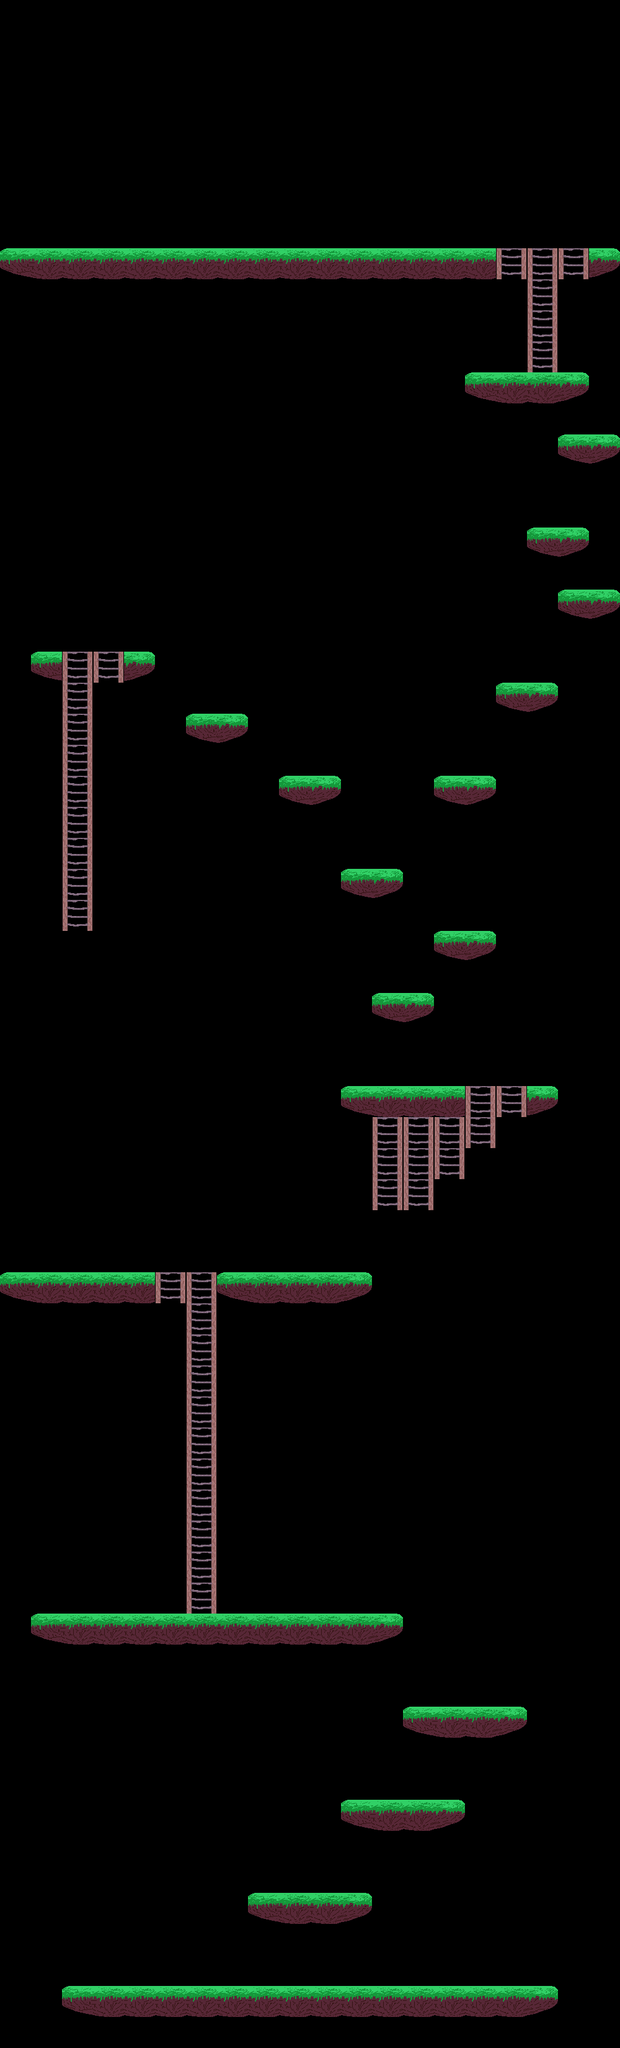

A 2D game scene composited from a Tiled map and its tileset images. What follows is a short description and the map's XML, with every tile layer's data as written:
An orthogonal 20x66 tile map with 50x50 px tiles, 2 tile layers (Ladders, Platforms), 3 tilesets.

<map version="1.0" tiledversion="1.0.3" orientation="orthogonal" renderorder="right-down" width="20" height="66" tilewidth="50" tileheight="50" nextobjectid="1">
 <tileset firstgid="1" name="LargeGrass" tilewidth="50" tileheight="50" tilecount="3" columns="3">
  <image source="LargeGrass.png" width="150" height="50" />
 </tileset>
 <tileset firstgid="4" name="LargeLadder" tilewidth="50" tileheight="50" tilecount="1" columns="1">
  <image source="LargeLadder.png" width="50" height="50" />
 </tileset>
 <tileset firstgid="5" name="LargeLadderTop" tilewidth="50" tileheight="50" tilecount="1" columns="1">
  <image source="LargeLadderTop.png" width="50" height="50" />
 </tileset>
 <layer name="Ladders" width="20" height="66">
  <data encoding="csv">
0,0,0,0,0,0,0,0,0,0,0,0,0,0,0,0,0,0,0,0,
0,0,0,0,0,0,0,0,0,0,0,0,0,0,0,0,0,0,0,0,
0,0,0,0,0,0,0,0,0,0,0,0,0,0,0,0,0,0,0,0,
0,0,0,0,0,0,0,0,0,0,0,0,0,0,0,0,0,0,0,0,
0,0,0,0,0,0,0,0,0,0,0,0,0,0,0,0,0,0,0,0,
0,0,0,0,0,0,0,0,0,0,0,0,0,0,0,0,0,0,0,0,
0,0,0,0,0,0,0,0,0,0,0,0,0,0,0,0,0,0,0,0,
0,0,0,0,0,0,0,0,0,0,0,0,0,0,0,0,0,0,0,0,
0,0,0,0,0,0,0,0,0,0,0,0,0,0,0,0,5,5,5,0,
0,0,0,0,0,0,0,0,0,0,0,0,0,0,0,0,0,4,0,0,
0,0,0,0,0,0,0,0,0,0,0,0,0,0,0,0,0,4,0,0,
0,0,0,0,0,0,0,0,0,0,0,0,0,0,0,0,0,4,0,0,
0,0,0,0,0,0,0,0,0,0,0,0,0,0,0,0,0,0,0,0,
0,0,0,0,0,0,0,0,0,0,0,0,0,0,0,0,0,0,0,0,
0,0,0,0,0,0,0,0,0,0,0,0,0,0,0,0,0,0,0,0,
0,0,0,0,0,0,0,0,0,0,0,0,0,0,0,0,0,0,0,0,
0,0,0,0,0,0,0,0,0,0,0,0,0,0,0,0,0,0,0,0,
0,0,0,0,0,0,0,0,0,0,0,0,0,0,0,0,0,0,0,0,
0,0,0,0,0,0,0,0,0,0,0,0,0,0,0,0,0,0,0,0,
0,0,0,0,0,0,0,0,0,0,0,0,0,0,0,0,0,0,0,0,
0,0,0,0,0,0,0,0,0,0,0,0,0,0,0,0,0,0,0,0,
0,0,5,5,0,0,0,0,0,0,0,0,0,0,0,0,0,0,0,0,
0,0,4,0,0,0,0,0,0,0,0,0,0,0,0,0,0,0,0,0,
0,0,4,0,0,0,0,0,0,0,0,0,0,0,0,0,0,0,0,0,
0,0,4,0,0,0,0,0,0,0,0,0,0,0,0,0,0,0,0,0,
0,0,4,0,0,0,0,0,0,0,0,0,0,0,0,0,0,0,0,0,
0,0,4,0,0,0,0,0,0,0,0,0,0,0,0,0,0,0,0,0,
0,0,4,0,0,0,0,0,0,0,0,0,0,0,0,0,0,0,0,0,
0,0,4,0,0,0,0,0,0,0,0,0,0,0,0,0,0,0,0,0,
0,0,4,0,0,0,0,0,0,0,0,0,0,0,0,0,0,0,0,0,
0,0,0,0,0,0,0,0,0,0,0,0,0,0,0,0,0,0,0,0,
0,0,0,0,0,0,0,0,0,0,0,0,0,0,0,0,0,0,0,0,
0,0,0,0,0,0,0,0,0,0,0,0,0,0,0,0,0,0,0,0,
0,0,0,0,0,0,0,0,0,0,0,0,0,0,0,0,0,0,0,0,
0,0,0,0,0,0,0,0,0,0,0,0,0,0,0,0,0,0,0,0,
0,0,0,0,0,0,0,0,0,0,0,0,0,0,0,5,5,0,0,0,
0,0,0,0,0,0,0,0,0,0,0,0,4,4,4,4,0,0,0,0,
0,0,0,0,0,0,0,0,0,0,0,0,4,4,4,0,0,0,0,0,
0,0,0,0,0,0,0,0,0,0,0,0,4,4,0,0,0,0,0,0,
0,0,0,0,0,0,0,0,0,0,0,0,0,0,0,0,0,0,0,0,
0,0,0,0,0,0,0,0,0,0,0,0,0,0,0,0,0,0,0,0,
0,0,0,0,0,5,5,0,0,0,0,0,0,0,0,0,0,0,0,0,
0,0,0,0,0,0,4,0,0,0,0,0,0,0,0,0,0,0,0,0,
0,0,0,0,0,0,4,0,0,0,0,0,0,0,0,0,0,0,0,0,
0,0,0,0,0,0,4,0,0,0,0,0,0,0,0,0,0,0,0,0,
0,0,0,0,0,0,4,0,0,0,0,0,0,0,0,0,0,0,0,0,
0,0,0,0,0,0,4,0,0,0,0,0,0,0,0,0,0,0,0,0,
0,0,0,0,0,0,4,0,0,0,0,0,0,0,0,0,0,0,0,0,
0,0,0,0,0,0,4,0,0,0,0,0,0,0,0,0,0,0,0,0,
0,0,0,0,0,0,4,0,0,0,0,0,0,0,0,0,0,0,0,0,
0,0,0,0,0,0,4,0,0,0,0,0,0,0,0,0,0,0,0,0,
0,0,0,0,0,0,4,0,0,0,0,0,0,0,0,0,0,0,0,0,
0,0,0,0,0,0,0,0,0,0,0,0,0,0,0,0,0,0,0,0,
0,0,0,0,0,0,0,0,0,0,0,0,0,0,0,0,0,0,0,0,
0,0,0,0,0,0,0,0,0,0,0,0,0,0,0,0,0,0,0,0,
0,0,0,0,0,0,0,0,0,0,0,0,0,0,0,0,0,0,0,0,
0,0,0,0,0,0,0,0,0,0,0,0,0,0,0,0,0,0,0,0,
0,0,0,0,0,0,0,0,0,0,0,0,0,0,0,0,0,0,0,0,
0,0,0,0,0,0,0,0,0,0,0,0,0,0,0,0,0,0,0,0,
0,0,0,0,0,0,0,0,0,0,0,0,0,0,0,0,0,0,0,0,
0,0,0,0,0,0,0,0,0,0,0,0,0,0,0,0,0,0,0,0,
0,0,0,0,0,0,0,0,0,0,0,0,0,0,0,0,0,0,0,0,
0,0,0,0,0,0,0,0,0,0,0,0,0,0,0,0,0,0,0,0,
0,0,0,0,0,0,0,0,0,0,0,0,0,0,0,0,0,0,0,0,
0,0,0,0,0,0,0,0,0,0,0,0,0,0,0,0,0,0,0,0,
0,0,0,0,0,0,0,0,0,0,0,0,0,0,0,0,0,0,0,0
</data>
 </layer>
 <layer name="Platforms" width="20" height="66">
  <data encoding="csv">
0,0,0,0,0,0,0,0,0,0,0,0,0,0,0,0,0,0,0,0,
0,0,0,0,0,0,0,0,0,0,0,0,0,0,0,0,0,0,0,0,
0,0,0,0,0,0,0,0,0,0,0,0,0,0,0,0,0,0,0,0,
0,0,0,0,0,0,0,0,0,0,0,0,0,0,0,0,0,0,0,0,
0,0,0,0,0,0,0,0,0,0,0,0,0,0,0,0,0,0,0,0,
0,0,0,0,0,0,0,0,0,0,0,0,0,0,0,0,0,0,0,0,
0,0,0,0,0,0,0,0,0,0,0,0,0,0,0,0,0,0,0,0,
0,0,0,0,0,0,0,0,0,0,0,0,0,0,0,0,0,0,0,0,
1,2,2,2,2,2,2,2,2,2,2,2,2,2,2,2,0,0,0,3,
0,0,0,0,0,0,0,0,0,0,0,0,0,0,0,0,0,0,0,0,
0,0,0,0,0,0,0,0,0,0,0,0,0,0,0,0,0,0,0,0,
0,0,0,0,0,0,0,0,0,0,0,0,0,0,0,0,0,0,0,0,
0,0,0,0,0,0,0,0,0,0,0,0,0,0,0,1,2,2,3,0,
0,0,0,0,0,0,0,0,0,0,0,0,0,0,0,0,0,0,0,0,
0,0,0,0,0,0,0,0,0,0,0,0,0,0,0,0,0,0,1,3,
0,0,0,0,0,0,0,0,0,0,0,0,0,0,0,0,0,0,0,0,
0,0,0,0,0,0,0,0,0,0,0,0,0,0,0,0,0,0,0,0,
0,0,0,0,0,0,0,0,0,0,0,0,0,0,0,0,0,1,3,0,
0,0,0,0,0,0,0,0,0,0,0,0,0,0,0,0,0,0,0,0,
0,0,0,0,0,0,0,0,0,0,0,0,0,0,0,0,0,0,1,3,
0,0,0,0,0,0,0,0,0,0,0,0,0,0,0,0,0,0,0,0,
0,1,0,0,3,0,0,0,0,0,0,0,0,0,0,0,0,0,0,0,
0,0,0,0,0,0,0,0,0,0,0,0,0,0,0,0,1,3,0,0,
0,0,0,0,0,0,1,3,0,0,0,0,0,0,0,0,0,0,0,0,
0,0,0,0,0,0,0,0,0,0,0,0,0,0,0,0,0,0,0,0,
0,0,0,0,0,0,0,0,0,1,3,0,0,0,1,3,0,0,0,0,
0,0,0,0,0,0,0,0,0,0,0,0,0,0,0,0,0,0,0,0,
0,0,0,0,0,0,0,0,0,0,0,0,0,0,0,0,0,0,0,0,
0,0,0,0,0,0,0,0,0,0,0,1,3,0,0,0,0,0,0,0,
0,0,0,0,0,0,0,0,0,0,0,0,0,0,0,0,0,0,0,0,
0,0,0,0,0,0,0,0,0,0,0,0,0,0,1,3,0,0,0,0,
0,0,0,0,0,0,0,0,0,0,0,0,0,0,0,0,0,0,0,0,
0,0,0,0,0,0,0,0,0,0,0,0,1,3,0,0,0,0,0,0,
0,0,0,0,0,0,0,0,0,0,0,0,0,0,0,0,0,0,0,0,
0,0,0,0,0,0,0,0,0,0,0,0,0,0,0,0,0,0,0,0,
0,0,0,0,0,0,0,0,0,0,0,1,2,2,2,0,0,3,0,0,
0,0,0,0,0,0,0,0,0,0,0,0,0,0,0,0,0,0,0,0,
0,0,0,0,0,0,0,0,0,0,0,0,0,0,0,0,0,0,0,0,
0,0,0,0,0,0,0,0,0,0,0,0,0,0,0,0,0,0,0,0,
0,0,0,0,0,0,0,0,0,0,0,0,0,0,0,0,0,0,0,0,
0,0,0,0,0,0,0,0,0,0,0,0,0,0,0,0,0,0,0,0,
1,2,2,2,2,0,0,1,2,2,2,3,0,0,0,0,0,0,0,0,
0,0,0,0,0,0,0,0,0,0,0,0,0,0,0,0,0,0,0,0,
0,0,0,0,0,0,0,0,0,0,0,0,0,0,0,0,0,0,0,0,
0,0,0,0,0,0,0,0,0,0,0,0,0,0,0,0,0,0,0,0,
0,0,0,0,0,0,0,0,0,0,0,0,0,0,0,0,0,0,0,0,
0,0,0,0,0,0,0,0,0,0,0,0,0,0,0,0,0,0,0,0,
0,0,0,0,0,0,0,0,0,0,0,0,0,0,0,0,0,0,0,0,
0,0,0,0,0,0,0,0,0,0,0,0,0,0,0,0,0,0,0,0,
0,0,0,0,0,0,0,0,0,0,0,0,0,0,0,0,0,0,0,0,
0,0,0,0,0,0,0,0,0,0,0,0,0,0,0,0,0,0,0,0,
0,0,0,0,0,0,0,0,0,0,0,0,0,0,0,0,0,0,0,0,
0,1,2,2,2,2,2,2,2,2,2,2,3,0,0,0,0,0,0,0,
0,0,0,0,0,0,0,0,0,0,0,0,0,0,0,0,0,0,0,0,
0,0,0,0,0,0,0,0,0,0,0,0,0,0,0,0,0,0,0,0,
0,0,0,0,0,0,0,0,0,0,0,0,0,1,2,2,3,0,0,0,
0,0,0,0,0,0,0,0,0,0,0,0,0,0,0,0,0,0,0,0,
0,0,0,0,0,0,0,0,0,0,0,0,0,0,0,0,0,0,0,0,
0,0,0,0,0,0,0,0,0,0,0,1,2,2,3,0,0,0,0,0,
0,0,0,0,0,0,0,0,0,0,0,0,0,0,0,0,0,0,0,0,
0,0,0,0,0,0,0,0,0,0,0,0,0,0,0,0,0,0,0,0,
0,0,0,0,0,0,0,0,1,2,2,3,0,0,0,0,0,0,0,0,
0,0,0,0,0,0,0,0,0,0,0,0,0,0,0,0,0,0,0,0,
0,0,0,0,0,0,0,0,0,0,0,0,0,0,0,0,0,0,0,0,
0,0,1,2,2,2,2,2,2,2,2,2,2,2,2,2,2,3,0,0,
0,0,0,0,0,0,0,0,0,0,0,0,0,0,0,0,0,0,0,0
</data>
 </layer>
</map>
